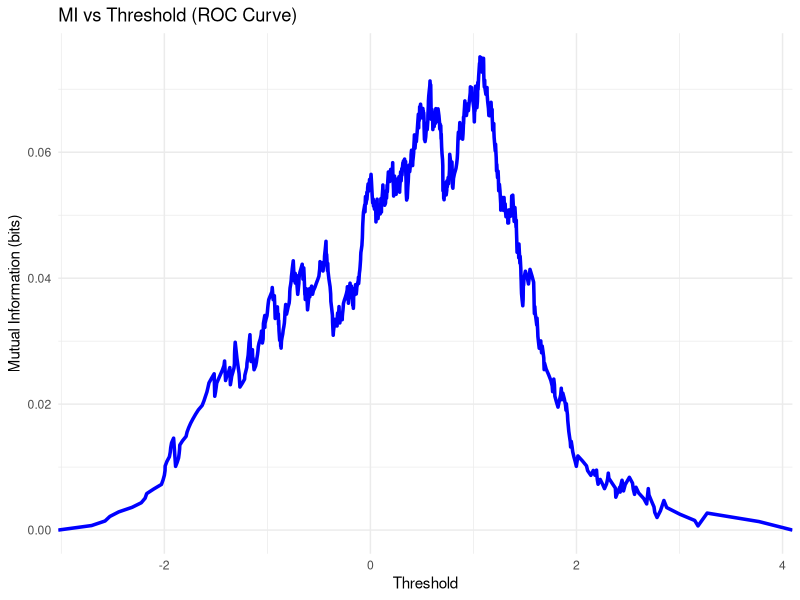

The R source for this figure: (Note: this script raises an error after producing the figure.)
# Load required libraries
library(pROC)
library(survival)
library(ggplot2)

# ---------- Basic Functions ----------

# Function: Mutual Information for 2x2 table
compute_MI_2x2 <- function(table2x2) {
  N <- sum(table2x2)
  p_joint <- table2x2 / N
  p_S <- rowSums(p_joint)
  p_T <- colSums(p_joint)
  
  MI <- 0
  for (s in 1:2) {
    for (t in 1:2) {
      p_st <- p_joint[s, t]
      if (p_st > 0) {
        MI <- MI + p_st * log2(p_st / (p_S[s] * p_T[t]))
      }
    }
  }
  return(MI)
}

# Function: Mutual Information from multinomial table (binned scores)
compute_MI_multinomial <- function(table_bin_T) {
  N <- sum(table_bin_T)
  p_joint <- table_bin_T / N
  p_bin <- rowSums(p_joint)
  p_T <- colSums(p_joint)
  
  MI <- 0
  for (b in 1:nrow(p_joint)) {
    for (t in 1:ncol(p_joint)) {
      p_bt <- p_joint[b, t]
      if (p_bt > 0) {
        MI <- MI + p_bt * log2( p_bt / (p_bin[b] * p_T[t]) )
      }
    }
  }
  return(MI)
}

# Function: Entropy of binary outcome
compute_entropy_binary <- function(p1) {
  if (p1 == 0 || p1 == 1) {
    return(0)
  }
  return( -p1 * log2(p1) - (1 - p1) * log2(1 - p1) )
}

# ---------- PART 1: MI from 2x2 Table ----------

# Example 2x2 table
table_2x2 <- matrix(c(30, 10,
                      10, 50),
                    nrow = 2, byrow = TRUE)
cat("=== MI from 2x2 Table ===\n")
print(table_2x2)
MI_2x2 <- compute_MI_2x2(table_2x2)
cat("Mutual Information (bits) =", MI_2x2, "\n\n")

# ---------- PART 2: MI vs Threshold on ROC Curve ----------

# Simulate data for ROC
set.seed(123)
n <- 1000
T_true <- rbinom(n, 1, 0.4)
S_score <- 0.8 * T_true + rnorm(n, 0, 1)

# Compute ROC
roc_obj <- roc(T_true, S_score, quiet = TRUE)
thresholds <- roc_obj$thresholds
n_thresh <- length(thresholds)

MI_values <- numeric(n_thresh)

# Loop over thresholds
for (i in 1:n_thresh) {
  thresh <- thresholds[i]
  S_binary <- ifelse(S_score >= thresh, 1, 0)
  table_bin <- table(S_binary, T_true)
  
  # Ensure full 2x2
  full_table <- matrix(0, nrow = 2, ncol = 2)
  rownames(full_table) <- c("0", "1")
  colnames(full_table) <- c("0", "1")
  full_table[rownames(table_bin), colnames(table_bin)] <- table_bin
  
  MI_values[i] <- compute_MI_2x2(full_table)
}

# Plot MI vs threshold
df_MI_ROC <- data.frame(Threshold = thresholds, MutualInformation = MI_values)

ggplot(df_MI_ROC, aes(x = Threshold, y = MutualInformation)) +
  geom_line(color = "blue", size = 1.2) +
  labs(title = "MI vs Threshold (ROC Curve)", x = "Threshold", y = "Mutual Information (bits)") +
  theme_minimal()

# ---------- PART 3: MI from Logistic Regression ----------

# Simulate logistic regression data
set.seed(123)
n <- 2000
X1 <- rbinom(n, 1, 0.5)
X2 <- rbinom(n, 1, 0.5)
lin_pred <- -1 + 1.5 * X1 + 2 * X2 + 0.5 * X1 * X2
prob_T1 <- 1 / (1 + exp(-lin_pred))
T_logistic <- rbinom(n, 1, prob_T1)

# Fit logistic regression
log_model <- glm(T_logistic ~ X1 + X2 + I(X1*X2), family = binomial)
predicted_prob <- predict(log_model, type = "response")

# Binning predicted probabilities
n_bins <- 10
bins <- cut(predicted_prob, breaks = quantile(predicted_prob, probs = seq(0,1,length.out = n_bins+1)),
            include.lowest = TRUE, labels = FALSE)

table_bin_log <- table(bins, T_logistic)
MI_logistic <- compute_MI_multinomial(table_bin_log)

# Compute R²_info
p1_log <- mean(T_logistic)
entropy_T_log <- compute_entropy_binary(p1_log)
R2_info_log <- MI_logistic / entropy_T_log

cat("=== MI from Logistic Regression ===\n")
cat("Mutual Information (bits) =", MI_logistic, "\n")
cat("Entropy of T =", entropy_T_log, "\n")
cat("R²_info =", R2_info_log, "\n\n")

# ---------- PART 4: MI from Cox Regression ----------

# Simulate survival data
set.seed(123)
n <- 2000
X1 <- rbinom(n, 1, 0.5)
X2 <- rnorm(n, 0, 1)
linpred <- 0.8 * X1 + 1.2 * X2
baseline_hazard <- 0.05
time <- rexp(n, rate = baseline_hazard * exp(linpred))
censoring_time <- runif(n, 0, 10)
event <- ifelse(time <= censoring_time, 1, 0)
time_obs <- pmin(time, censoring_time)

# Fit Cox model
cox_model <- coxph(Surv(time_obs, event) ~ X1 + X2)
risk_score <- predict(cox_model, type = "lp")

# Choose t0
t0 <- 5
base_surv <- survfit(cox_model)
S0_t0 <- summary(base_surv, times = t0)$surv
if (is.na(S0_t0)) {
  closest_idx <- which.min(abs(base_surv$time - t0))
  S0_t0 <- base_surv$surv[closest_idx]
}

# Individual survival probabilities at t0
S_i_t0 <- S0_t0 ^ exp(risk_score)

# Binary outcome: survived past t0?
T_binary_surv <- as.integer(time_obs > t0)

# Binning risk score
bins_cox <- cut(risk_score, breaks = quantile(risk_score, probs = seq(0,1,length.out = n_bins+1)),
                include.lowest = TRUE, labels = FALSE)

table_bin_cox <- table(bins_cox, T_binary_surv)
MI_cox <- compute_MI_multinomial(table_bin_cox)

# Compute R²_info
p1_surv <- mean(T_binary_surv)
entropy_T_surv <- compute_entropy_binary(p1_surv)
R2_info_cox <- MI_cox / entropy_T_surv

cat("=== MI from Cox Regression at t0 =", t0, "===\n")
cat("Mutual Information (bits) =", MI_cox, "\n")
cat("Entropy of T =", entropy_T_surv, "\n")
cat("R²_info =", R2_info_cox, "\n\n")
